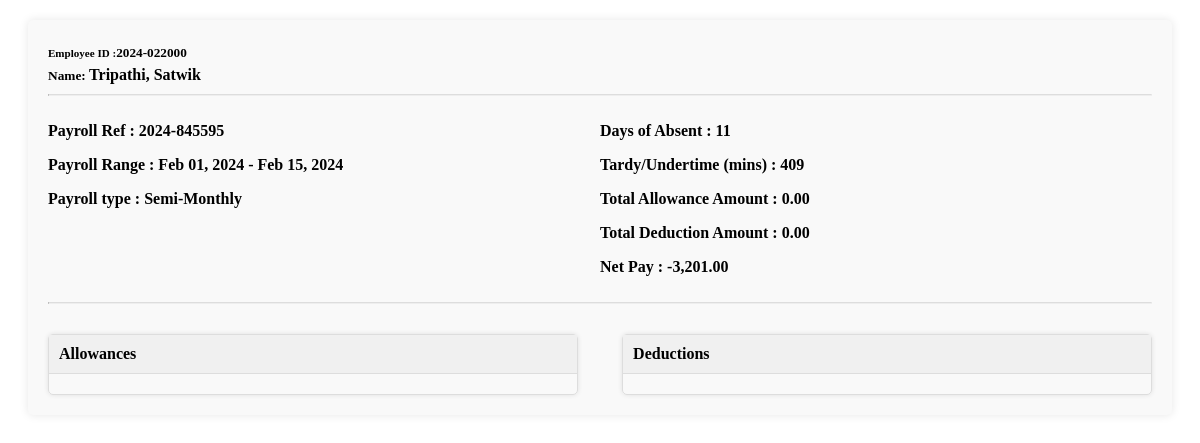
Screenshot of /view_payslip.php?id=2 with the database file from the repository.
### tables this page shows
CREATE TABLE `payroll` (
  `id` int(30) NOT NULL,
  `ref_no` text NOT NULL,
  `date_from` date NOT NULL,
  `date_to` date NOT NULL,
  `type` tinyint(1) NOT NULL COMMENT '1 = monthly ,2 semi-monthly',
  `status` tinyint(1) NOT NULL DEFAULT 0 COMMENT '0 =New,1 = computed',
  `date_created` datetime NOT NULL DEFAULT current_timestamp()
);

### view_payslip.php (the view, shortened to what this page needs)
<?php include 'dbconnect.php';
if (isset($_GET['id'])) {
	$payroll_id = $_GET['id'];
	$pay = $conn->query("SELECT * FROM payroll where id = " . $payroll_id)->fetch_array();
	$pt = array(1 => "Monhtly", 2 => "Semi-Monthly");
}
?>
<div class="primary">
	<div class="data">
		<h5><b><small>Employee ID :</small><?php echo $employee_no ?></b></h5>
		<h4><b><small>Name: </small><?php echo ucwords($ename) ?></b></h4>
		<hr>
		<div class="row">
			<div class="payroll_info">
				<p><b>Payroll Ref : <?php echo $pay['ref_no'] ?></b></p>
				<p><b>Payroll Range : <?php echo date("M d, Y", strtotime($pay['date_from'])) . " - " . date("M d, Y", strtotime($pay['date_to'])) ?></b></p>
				<p><b>Payroll type : <?php echo $pt[$pay['type']] ?></b></p>
			</div>
			<div class="employee_info">
				<p><b>Days of Absent : <?php echo $absent ?></b></p>
				<p><b>Tardy/Undertime (mins) : <?php echo $late ?></b></p>
				<p><b>Total Allowance Amount : <?php echo number_format($allowance_amount, 2) ?></b></p>
				<p><b>Total Deduction Amount : <?php echo number_format($deduction_amount, 2) ?></b></p>
				<p><b>Net Pay : <?php echo number_format($net, 2) ?></b></p>
			</div>
		</div>
		<hr>
		<div class="all_dud">
			<div class="allowance">
				<div class="card">
					<div class="card-header">
						<span><b>Allowances</b></span>
					</div>
					<div class="card-body">
					</div>
				</div>
			</div>
			<div class="deduction">
				<div class="card">
					<div class="card-header">
						<span><b>Deductions</b></span>
					</div>
					<div class="card-body">
					</div>
				</div>
			</div>
		</div>
	</div>
</div>

### view_payslip.php (style rules this page uses)
.primary { margin: 20px; }
.data { background-color: #f9f9f9; padding: 20px; border-radius: 5px; box-shadow: 0 0 10px rgba(0, 0, 0, 0.1); }
.data h5, .data h4 { margin: 5px 0; }
.data hr { border-top: 1px solid #ddd; margin: 10px 0; }
.row { display: flex; }
.payroll_info, .employee_info { flex: 1; }
.card { margin-top: 20px; border: 1px solid #ddd; border-radius: 5px; box-shadow: 0 0 5px rgba(0, 0, 0, 0.1); }
.card-header { background-color: #f0f0f0; padding: 10px; border-bottom: 1px solid #ddd; font-weight: bold; }
.card-body { padding: 10px; }
.all_dud { display: flex; justify-content: space-between; }
.allowance, .deduction { flex-basis: 48%; }

### rows the page displays
payroll: ref_no "2024-845595", date_from "Feb 01, 2024", date_to "Feb 15, 2024", type "Semi-Monthly"

### other values shown
$employee_no "2024-022000"
$ename "Tripathi, Satwik"
$absent "11"
$late "409"
$allowance_amount "0.00"
$deduction_amount "0.00"
$net "-3,201.00"
